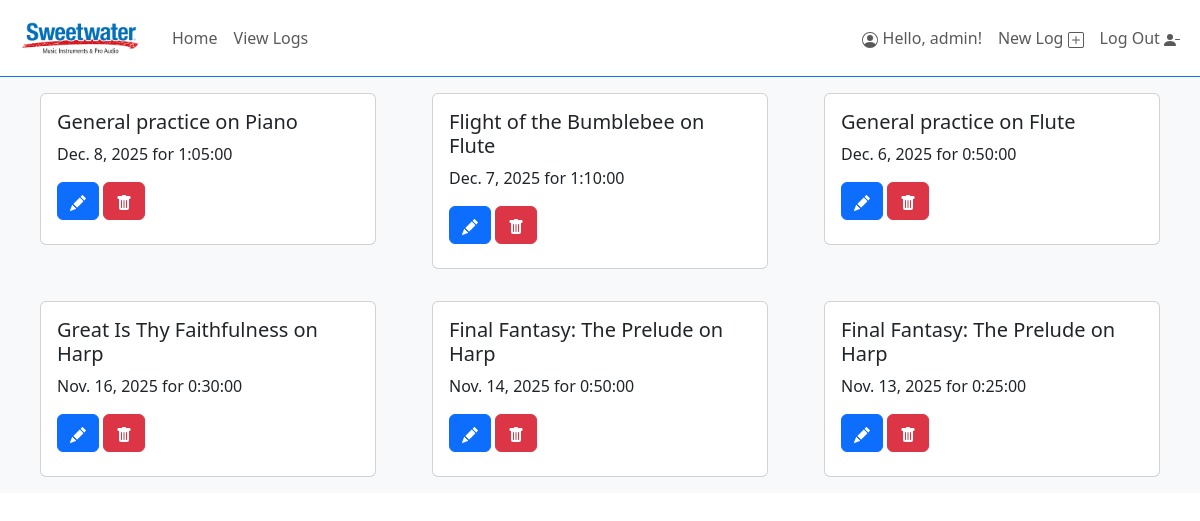
/view_logs/ (signed in), run on an earlier commit of the app's database.
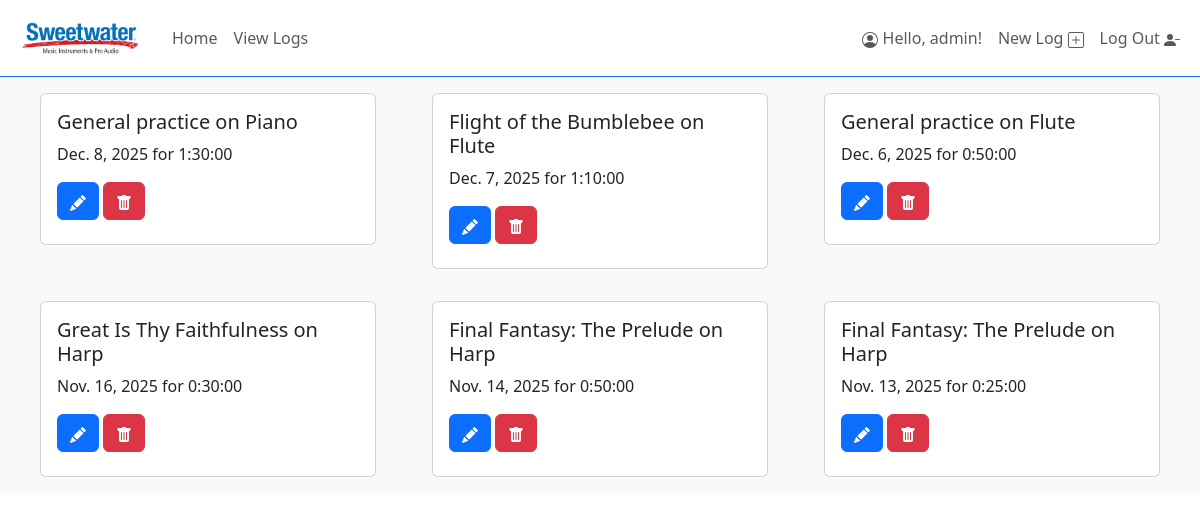
And on a later commit of the database.
### tracker/models.py (models this page shows)
class Log(models.Model):
    user = models.ForeignKey(
        settings.AUTH_USER_MODEL, on_delete=models.CASCADE
    )
    song = models.CharField(default="General practice", help_text="Name of song practiced.")
    instrument = models.CharField(help_text="Name of instrument practiced.")
    duration = models.DurationField(default="00:00:00", help_text="Time practiced, in hours-minutes-seconds.")
    date = models.DateField(default=timezone.now, help_text="Date practiced.")
    def __str__(self):
        return f"{self.song} on {self.instrument}"

### tracker/views.py (the view)
# urls.py: path('view_logs/', views.view_logs, name='view_logs'),
def view_logs(request):
    if request.user.is_authenticated:
        logs = Log.objects.filter(user=request.user).order_by('-date')
        can_edit = True
    else:
        logs = Log.objects.all().order_by('-date')[:15]
        can_edit = False
    context = {
        'logs': logs,
        'can_edit': can_edit,
    }
    return render(request, 'tracker/view_logs.html', context)

### tracker/templates/tracker/view_logs.html (shortened to what this page needs)
{% extends 'tracker/base.html' %}
{% block content %}
<div class="container-fluid">
  <div class="row justify-content-start">
    {% for log in logs %}
    <div class="col-md-4">
      <div class="card m-3">
        <div class="card-body">
          <h5 class="card-title">{{ log }}</h5>
          <p class="card-text my-2">{{ log.date }} for {{ log.duration }}</p>
          {% if user.is_authenticated and can_edit %}
            <aside class="actions py-2">
              <a class="btn btn-primary" href="{% url 'edit_log' pk=log.pk %}">
              </a>
              <form style="display: inline-block" action="{% url 'delete_log' pk=log.pk %}" method="POST">
                <button type="submit" class="btn btn-danger">
                </button>
              </form>
            </aside>
          {% endif %}
        </div>
      </div>
    </div>
    {% empty %}
      <div class="card m-3">
        <div class="card-body">
          <p class="card-text my-2">No practice yet. Start something great!</p>
        </div>
      </div>
  {% endfor %}
  </div>
</div>
{% endblock content %}

What changed in the data, as far as the page shows it:
changed Log "General practice on Piano": duration "1:05:00" → "1:30:00"
